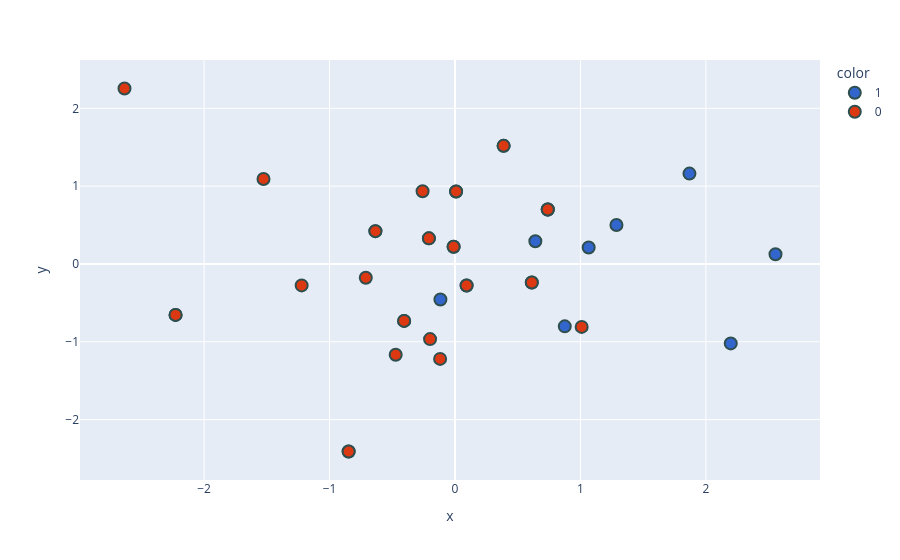

The notebook cell this image was saved under:
### Code cell
new_df['target'] = new_df['target'].astype('str')
fig = px.scatter(x=new_df['PC1'],
                 y=new_df['PC2'],
                 color=new_df['target'],
                 color_discrete_sequence=px.colors.qualitative.G10
                )

fig.update_traces(marker=dict(size=12,
                              line=dict(width=2,
                                        color='DarkSlateGrey')),
                  selector=dict(mode='markers'))
fig.show()

### Figure 1 — Plotly figure (JSON) as saved in the notebook; plotly's stock layout.template omitted (floating-point values rounded to 4 significant figures)
{"data": [{"hovertemplate": "color=1<br>x=%{x}<br>y=%{y}<extra></extra>", "legendgroup": "1", "marker": {"color": "#3366CC", "line": {"color": "DarkSlateGrey", "width": 2}, "size": 12, "symbol": "circle"}, "mode": "markers", "name": "1", "orientation": "v", "showlegend": true, "type": "scatter", "x": [0.6406, 2.555, 1.869, -0.116, 1.066, 1.287, 2.198, 0.8753], "xaxis": "x", "y": [0.2914, 0.1256, 1.161, -0.4575, 0.212, 0.5006, -1.021, -0.8019], "yaxis": "y"}, {"hovertemplate": "color=0<br>x=%{x}<br>y=%{y}<extra></extra>", "legendgroup": "0", "marker": {"color": "#DC3912", "line": {"color": "DarkSlateGrey", "width": 2}, "size": 12, "symbol": "circle"}, "mode": "markers", "name": "0", "orientation": "v", "showlegend": true, "type": "scatter", "x": [-0.1986, 0.7396, 0.7396, -2.634, 0.008805, -0.2079, -0.8477, 1.01, 0.09265, -0.6343, 0.3879, 0.008805, -0.01079, -0.7108, 0.7396, -0.2582, -0.4725, -0.8477, -1.526, -2.227, -2.227, -0.01079, -1.222, -0.1184, 0.6124, -0.6343, 0.6124, -0.4054, 0.3879, -0.4054, 0.09265, -0.2079], "xaxis": "x", "y": [-0.9657, 0.7, 0.7, 2.255, 0.9313, 0.3289, -2.41, -0.8085, -0.2761, 0.4214, 1.518, 0.9313, 0.2215, -0.1763, 0.7, 0.9348, -1.167, -2.41, 1.092, -0.6543, -0.6543, 0.2215, -0.2756, -1.22, -0.239, 0.4214, -0.239, -0.7316, 1.518, -0.7316, -0.2761, 0.3289], "yaxis": "y"}], "layout": {"legend": {"title": {"text": "color"}, "tracegroupgap": 0}, "margin": {"t": 60}, "xaxis": {"anchor": "y", "domain": [0, 1], "title": {"text": "x"}}, "yaxis": {"anchor": "x", "domain": [0, 1], "title": {"text": "y"}}}}
